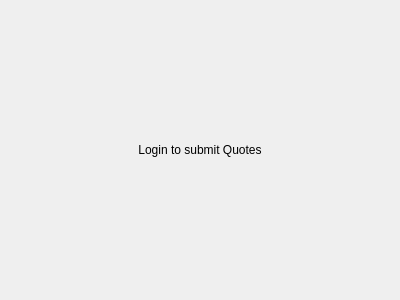
<?xml version="1.0" encoding="UTF-8"?>
<ui version="4.0">
 <class>RFQReplyLoginRequiredShield</class>
 <widget class="QWidget" name="RFQReplyLoginRequiredShield">
  <property name="geometry">
   <rect>
    <x>0</x>
    <y>0</y>
    <width>400</width>
    <height>300</height>
   </rect>
  </property>
  <property name="windowTitle">
   <string>Form</string>
  </property>
  <layout class="QVBoxLayout" name="verticalLayout">
   <property name="spacing">
    <number>0</number>
   </property>
   <property name="leftMargin">
    <number>5</number>
   </property>
   <property name="topMargin">
    <number>0</number>
   </property>
   <property name="rightMargin">
    <number>5</number>
   </property>
   <property name="bottomMargin">
    <number>0</number>
   </property>
   <item>
    <widget class="QLabel" name="label">
     <property name="text">
      <string>Login to submit Quotes</string>
     </property>
     <property name="alignment">
      <set>Qt::AlignCenter</set>
     </property>
     <property name="wordWrap">
      <bool>true</bool>
     </property>
     <property name="h5" stdset="0">
      <bool>true</bool>
     </property>
    </widget>
   </item>
  </layout>
 </widget>
 <resources/>
 <connections/>
</ui>
